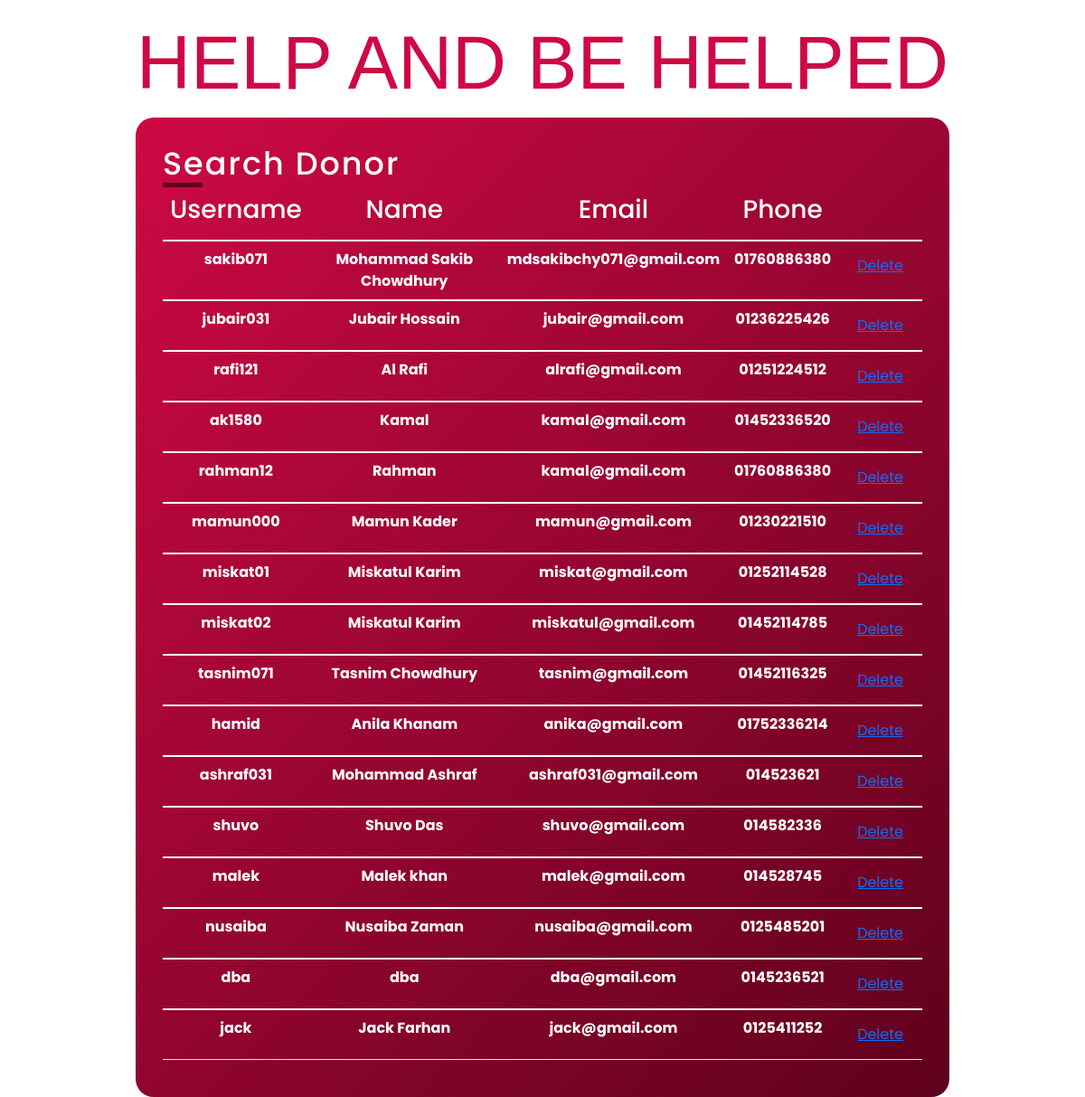
The app's page /admin.php, older data.
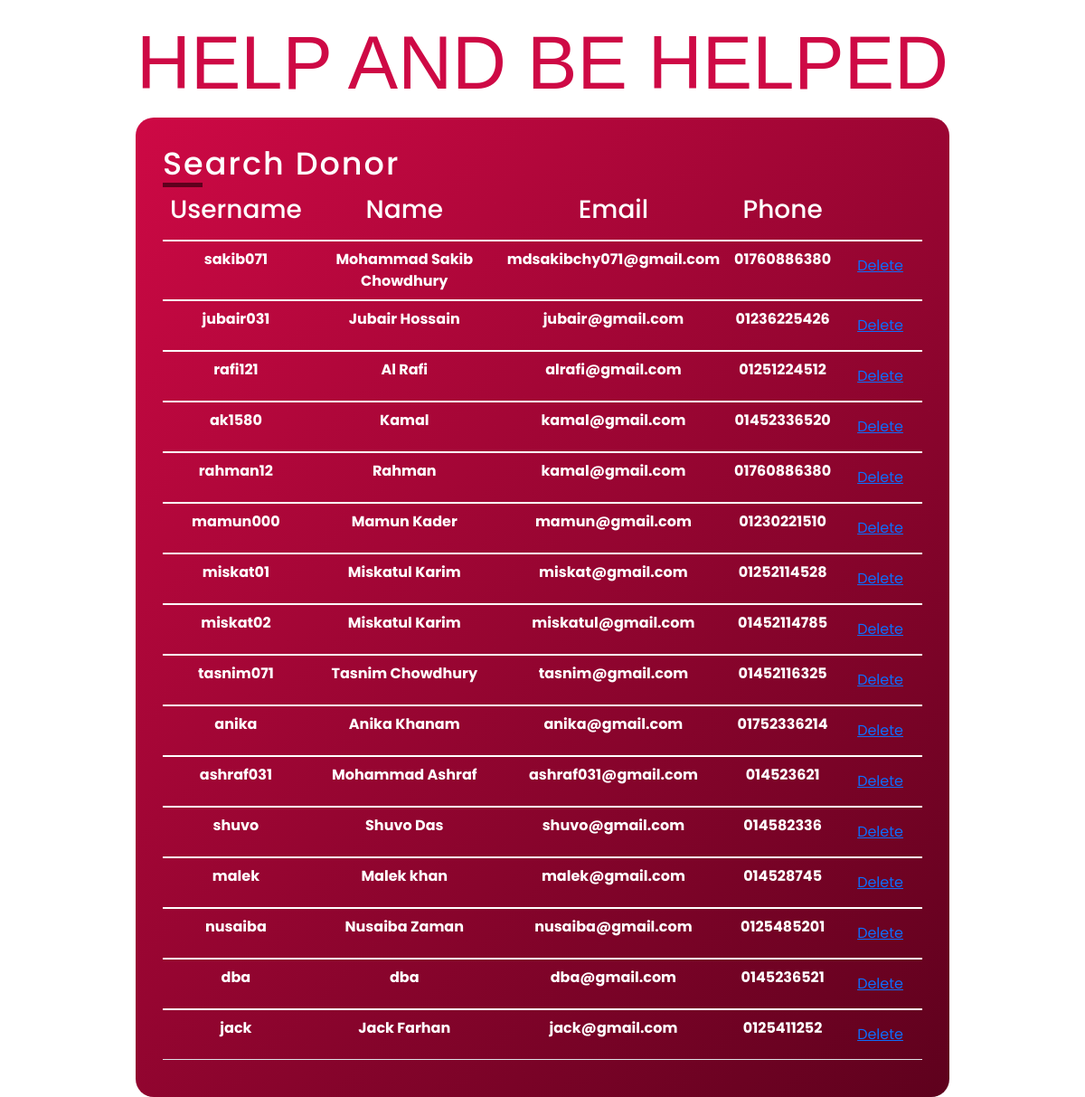
The same page, newer data.
### tables this page shows
CREATE TABLE `register` (
  `id` int(30) NOT NULL,
  `username` varchar(30) NOT NULL,
  `full_name` varchar(30) NOT NULL,
  `email` varchar(30) NOT NULL,
  `phone` varchar(30) NOT NULL,
  `password` varchar(30) NOT NULL,
  `confirm_password` varchar(30) NOT NULL,
  `gender` varchar(30) NOT NULL,
  `bloodgroup` varchar(30) NOT NULL,
  `address` varchar(30) NOT NULL
);

### admin.php (the view, shortened to what this page needs)
<!DOCTYPE html>
<html lang="en">
<head>
    <link href="https://cdn.jsdelivr.net/npm/bootstrap@5.1.3/dist/css/bootstrap.min.css" rel="stylesheet">
    <link rel="stylesheet" type="text/css" href="css/donar_search.css">
</head>
<body>
    <div class="titletag">
        <h1>HELP AND BE HELPED</h1>
    </div>
    <div class="container">
        <div class="title">Search Donor</div>
        <form action="delete.php" method="post" class="form">
            <table class="table">
                <thead>
                    <tr>
                        <th scope="col">
                            <h3>Username</h3>
                        </th>
                        <th scope="col">
                            <h3>Name</h3>
                        </th>
                        <th scope="col">
                            <h3>Email</h3>
                        </th>
                        <th scope="col">
                            <h3>Phone</h3>
                        </th>
                    </tr>
                </thead>
                <tbody>
                <?php
$server = "localhost";
$user = "root";
$pass = "";
$database = "blood_donation";
$connection = mysqli_connect($server, $user, $pass, $database);
$query = " SELECT * FROM register";
$run = mysqli_query($connection, $query);
if($run){
    while($row = mysqli_fetch_array($run))
    {
        ?>
        <tbody>
            <tr>
                <th><?php echo $row['username']; ?></th>
                <th><?php echo $row['full_name']; ?></th>
                <th><?php echo $row['email']; ?></th>
                <th><?php echo $row['phone']; ?></th>
                <form class="dlt" action="delete.php" method="post">
                <?php $dlter=$row['username'];
                    echo '<td><button class=btn btn-danger><a href="delete.php?delete='.$dlter.'">Delete</a></button></td>'
                    ?>
                    </form>
            </tr>
        </tbody>
        <?php
    }
}
?>
                </tbody>
            </table>
        </form>
    </div>
</body>
</html>

### css/donar_search.css (style rules this page uses)
* { margin: 0; padding: 0; box-sizing: border-box; font-family: "Poppins", sans-serif; }
body { display: grid; height: 80vh; padding: 10px; justify-content: center; align-items: center; background: #fff; }
.titletag h1 { margin: 10px; font-size: 83px; color: rgb(206, 9, 69); text-align: center; border-radius: 25px; font-family: "Lemon Milk", sans-serif; }
.container { max-width: 900px; width: 100%; padding: 25px 30px; border-radius: 20px; background: linear-gradient(135deg, rgb(206, 9, 69), rgb(94, 1, 29)); color: #fff; }
.container .title { font-size: 35px; font-weight: 500; position: relative; color: #fff; letter-spacing: 2px; }
.container .title::before { content: ""; position: absolute; left: 0; bottom: 0; height: 5px; width: 44px; background: rgb(94, 1, 29); }
.table { width: 100%; justify-content: center; text-align: center; }
.table { color: #fff; }

Row changes from the older to the newer data that the page shows:
changed register "anika@gmail.com": username "hamid" → "anika"; full_name "Anila Khanam" → "Anika Khanam"
